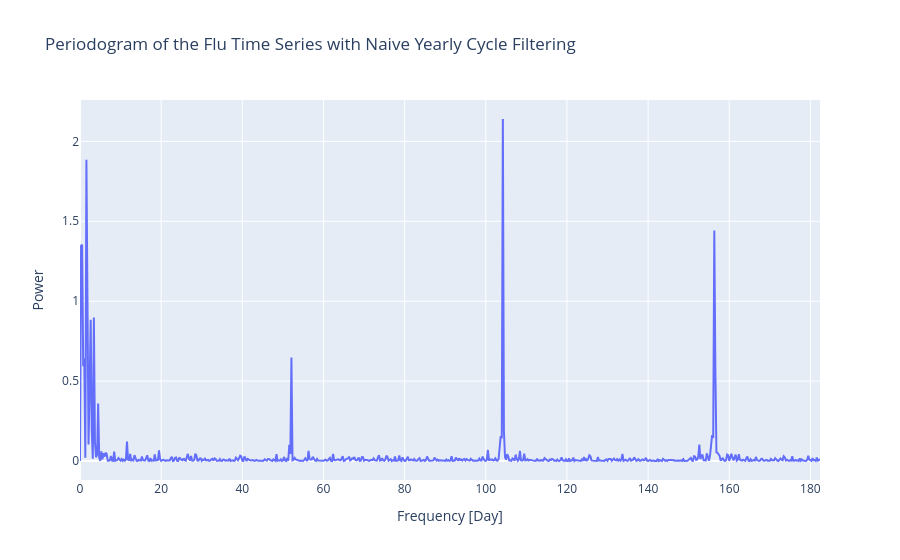

The notebook cell this image was saved under:
### Code cell
freq_no_yearly_cycle, power_no_yearly_cycle = signal.periodogram(x = ias_no_yearly_cycle, fs=365)
px_line(freq_no_yearly_cycle, power_no_yearly_cycle, xaxes="Frequency [Day]", yaxes="Power",title='Periodogram of the Flu Time Series with Naive Yearly Cycle Filtering')

### Figure 1 — Plotly figure (JSON) as saved in the notebook; plotly's stock layout.template omitted (floating-point values rounded to 4 significant figures; data arrays with more than 128 entries replaced by an {"elided": "..."} marker saying what was removed)
{"data": [{"hovertemplate": "Frequency [Day]=%{x}<br>Power=%{y}<extra></extra>", "legendgroup": "", "line": {"color": "#636efa", "dash": "solid"}, "marker": {"symbol": "circle"}, "mode": "lines", "name": "", "orientation": "v", "showlegend": false, "type": "scatter", "x": {"elided": "694 float values"}, "xaxis": "x", "y": {"elided": "694 float values"}, "yaxis": "y"}], "layout": {"legend": {"tracegroupgap": 0}, "title": {"text": "Periodogram of the Flu Time Series with Naive Yearly Cycle Filtering"}, "xaxis": {"anchor": "y", "domain": [0, 1], "title": {"text": "Frequency [Day]"}}, "yaxis": {"anchor": "x", "domain": [0, 1], "title": {"text": "Power"}}}}
